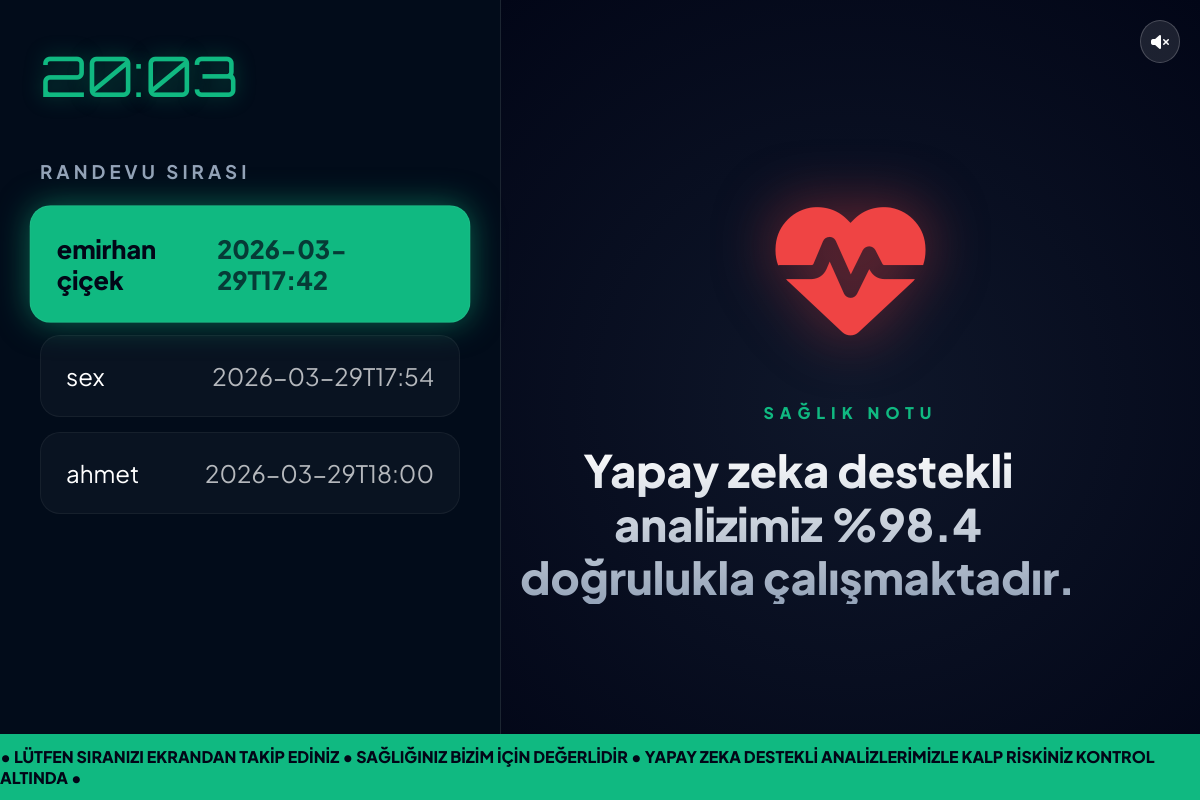
The page /waiting_room (signed in) on the database its author committed.
### tables this page shows
CREATE TABLE appointments 
                     (id INTEGER PRIMARY KEY AUTOINCREMENT, 
                      user_id INTEGER,
                      patient_name TEXT,
                      appointment_date TEXT,
                      priority TEXT, 
                      FOREIGN KEY(user_id) REFERENCES users(id));

### app.py (the view)
@app.route('/waiting_room')
def waiting_room():
    if 'user_id' not in session:
        return redirect(url_for('login_page'))
    try:
        conn = sqlite3.connect('database.db')
        conn.row_factory = sqlite3.Row
        c = conn.cursor()
        c.execute("""SELECT patient_name, appointment_date
                     FROM appointments
                     WHERE user_id = ?
                     ORDER BY appointment_date ASC LIMIT 6""", (session['user_id'],))
        appointments = c.fetchall()
        health_tips = [
            "Yapay zeka destekli analizimiz %98.4 doğrulukla çalışmaktadır.",
            "Günde 30 dakika yürüyüş kalp sağlığınızı korumaya yardımcı olur.",
            "Bol su içmek kan akışını düzenler ve kalbin yükünü hafifletir.",
            "Lütfen randevu saatinizden 5 dakika önce hazır bulununuz.",
            "Sağlıklı bir uyku, vücudun kendini onarması için en kritik evredir."
        ]
        conn.close()
        return render_template('waiting_room.html', appointments=appointments, tips=health_tips)
    except Exception as e:
        return f"Veritabanı hatası: {e}", 500

### templates/waiting_room.html (shortened to what this page needs)
<!DOCTYPE html>
<html lang="tr">
<head>
    <link rel="stylesheet" href="https://cdnjs.cloudflare.com/ajax/libs/font-awesome/6.4.0/css/all.min.css">
</head>
<body>
    <div class="sidebar">
        <div class="clock" id="liveClock">00:00</div>
        <h3 style="color: #94a3b8; letter-spacing: 4px; margin-bottom: 25px;">RANDEVU SIRASI</h3>
        <div id="queue">
            {% for app in appointments %}
            <div class="patient-card {% if loop.first %}active{% endif %}">
                <span style="font-size: 1.5rem;">{{ app['patient_name'] }}</span>
                <span style="font-size: 1.5rem; opacity: 0.7;">{{ app['appointment_date'] }}</span>
            </div>
            {% endfor %}
        </div>
    </div>
    <div class="main-display">
        <div class="music-control" onclick="toggleMusic()">
            <i id="musicIcon" class="fas fa-volume-mute"></i>
        </div>
        <i class="fas fa-heart-pulse heart-icon"></i>
        <div style="height: 220px; display: flex; flex-direction: column; justify-content: center;">
            <p style="color: #10b981; font-weight: 800; letter-spacing: 6px; margin-bottom: 20px;">SAĞLIK NOTU</p>
            <div id="tipContainer">Yükleniyor...</div>
        </div>
    </div>
    <div class="ticker">
        <marquee scrollamount="10">
            • LÜTFEN SIRANIZI EKRANDAN TAKİP EDİNİZ • SAĞLIĞINIZ BİZİM İÇİN DEĞERLİDİR • YAPAY ZEKA DESTEKLİ ANALİZLERİMİZLE KALP RİSKİNİZ KONTROL ALTINDA •
        </marquee>
    </div>
</body>
</html>

### templates/waiting_room.html (style rules this page uses)
body { margin: 0; background: #020617; color: white; font-family: 'Plus Jakarta Sans', sans-serif; display: flex; height: 100vh; overflow: hidden; }
.sidebar { width: 420px; background: rgba(16, 185, 129, 0.03); border-right: 1px solid rgba(255, 255, 255, 0.1); padding: 40px; display: flex; flex-direction: column; }
.clock { font-family: 'Orbitron', sans-serif; font-size: 3.5rem; color: #10b981; margin-bottom: 30px; text-shadow: 0 0 20px rgba(16, 185, 129, 0.4); }
.patient-card { background: rgba(255, 255, 255, 0.03); margin-bottom: 15px; padding: 25px; border-radius: 20px; border: 1px solid rgba(255, 255, 255, 0.05); display: flex; justify-content: space-between; align-items: center; transition: 0.5s; }
.patient-card.active { background: #10b981; color: #020617; font-weight: 800; box-shadow: 0 0 30px rgba(16, 185, 129, 0.5); transform: scale(1.05); }
.main-display { flex: 1; display: flex; flex-direction: column; justify-content: center; align-items: center; text-align: center; background: radial-gradient(circle at center, #0f172a 0%, #020617 100%); }
.heart-icon { font-size: 150px; color: #ef4444; margin-bottom: 40px; animation: heartPulse 1.2s infinite; filter: drop-shadow(0 0 30px rgba(239, 68, 68, 0.5)); }
#tipContainer { font-size: 2.8rem; font-weight: 800; line-height: 1.2; max-width: 85%; background: linear-gradient(to bottom, #ffffff, #94a3b8); -webkit-background-clip: text; background-clip: text; -webkit-text-fill-color: transparent; opacity: 1; transition: opacity 0.8s ease, transform 0.8s ease; }
.ticker { position: fixed; bottom: 0; width: 100%; background: #10b981; color: #020617; padding: 12px 0; font-weight: 800; text-transform: uppercase; }
.music-control { position: absolute; top: 20px; right: 20px; background: rgba(255,255,255,0.1); padding: 10px; border-radius: 50%; cursor: pointer; border: 1px solid rgba(255,255,255,0.2); }

### rows shown on the page
appointments: patient_name "emirhan çiçek", appointment_date "2026-03-29T17:42"
appointments: patient_name "sex", appointment_date "2026-03-29T17:54"
appointments: patient_name "ahmet", appointment_date "2026-03-29T18:00"
